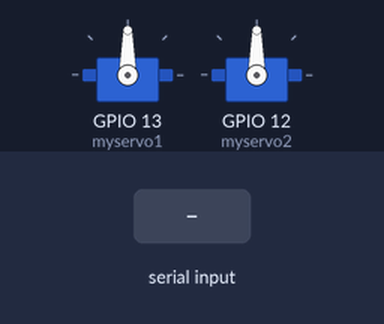
Recording of a sketch running on a simulated ESP32. Parts: 2 × servo. Inputs (shaded band) come from the test bench. Nothing arrives over Bluetooth unless stated.

Above: at 1.2 s.
1.3 s: "1," received over the second serial link
At 3.3 s:
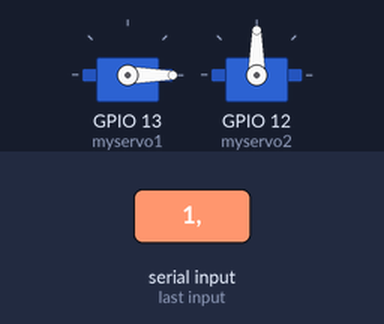
3.8 s: "2," received over the second serial link
At 5.2 s:
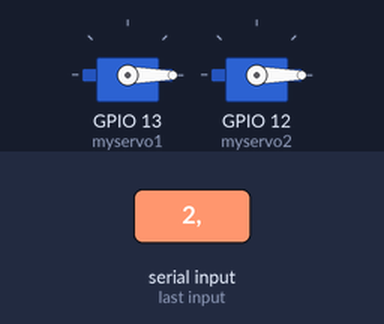
6.3 s: "1,90," received over the second serial link
At 8.2 s:
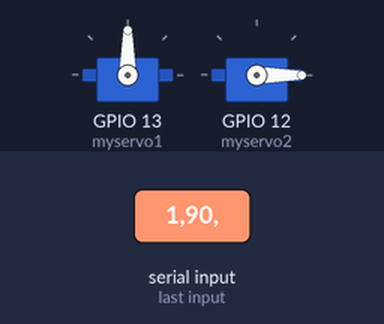
Timing chart, 0 to 9.7 s (numbered marks = the images above; inputs shaded):
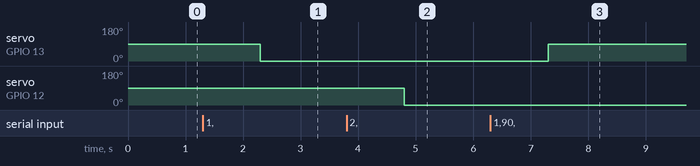

The sketch:

esp32_BTtest.ino
```cpp
#include <ESP32Servo.h>

#include "BluetoothSerial.h"

BluetoothSerial SerialBT;
Servo myservo1;
Servo myservo2;
void setup() {
  SerialBT.begin("ESP32_TEST");
  myservo1.attach(13); // Servo1 pin = 13
  myservo2.attach(12); // Servo2 pin = 12
//  myservo1.write(90);
//  myservo2.write(90);
}

void loop() {
  if (SerialBT.available()) {
    String mot = SerialBT.readStringUntil(',');
    String deg = SerialBT.readStringUntil('Z');
// Z is a symbol used to indicate the end of communication.
    if (mot.toInt() == 1) {
      myservo1.write(deg.toInt());
    }
    if (mot.toInt() == 2) {
      myservo2.write(deg.toInt());
    }
   }
}
```

Measured:
- after the input at 1.3 s, servo on GPIO 13 (myservo1): 90° → 0° after 1.0 s
- after the input at 3.8 s, servo on GPIO 12 (myservo2): 90° → 0° after 1.0 s
- after the input at 6.3 s, servo on GPIO 13 (myservo1): 0° → 90° after 1.0 s
